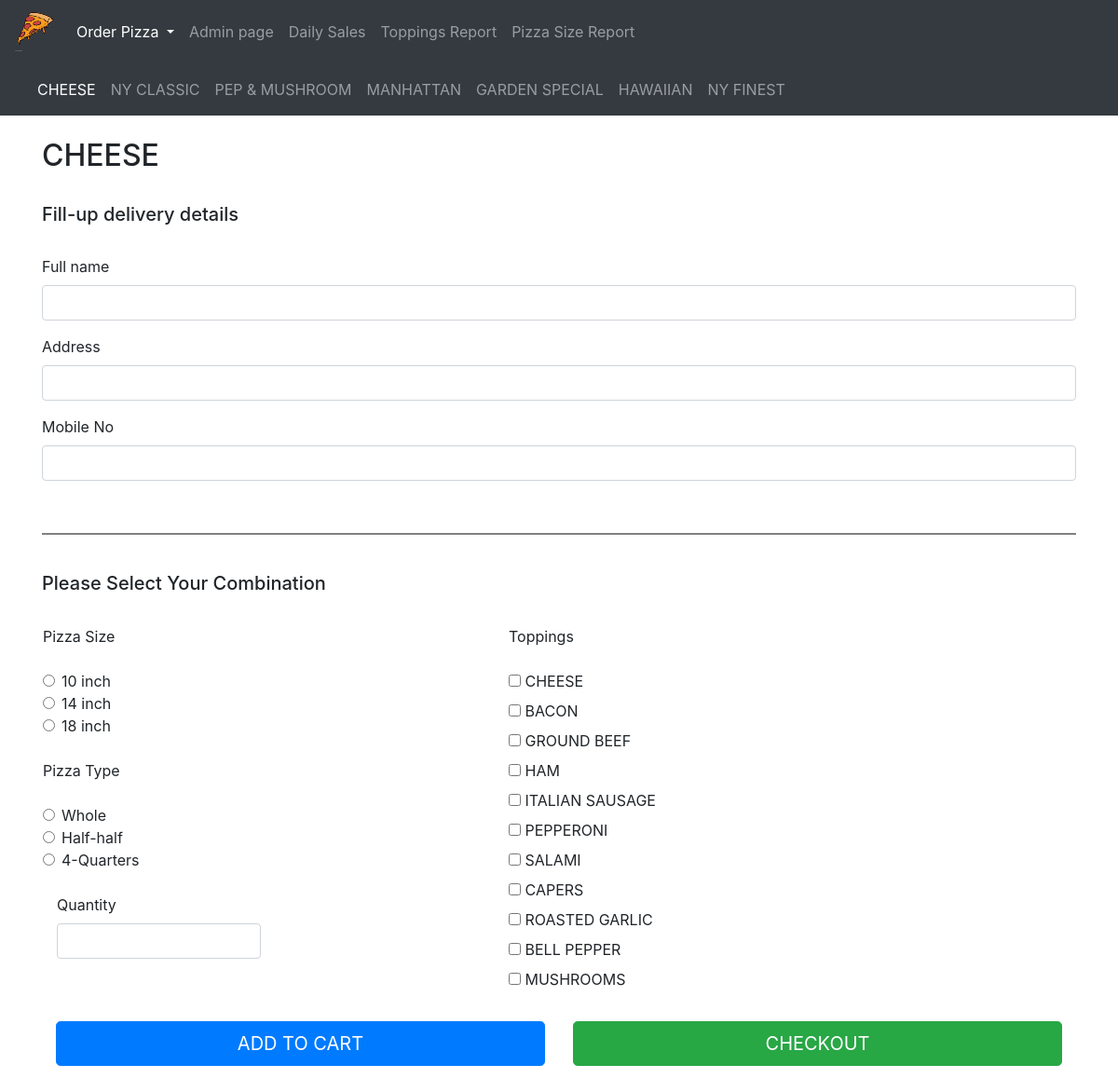
Page /classic.php?pizzaid=1 on the committed database.
### tables this page shows
CREATE TABLE IF NOT EXISTS `pizza_info` (
  `info_id` int(11) NOT NULL,
  `info_name` varchar(255) NOT NULL,
  `info_class` int(11) NOT NULL
);

### classic.php (the view, shortened to what this page needs)
<?php
include('db_conf.php');
?>
<!DOCTYPE html>
<html lang="en">
<head>
	<link rel="stylesheet" href="https://maxcdn.bootstrapcdn.com/bootstrap/4.3.1/css/bootstrap.min.css">
</head>
<body>
	<nav class="navbar navbar-expand-sm bg-dark navbar-dark fixed-top-2">
		<a class="navbar-brand" href="index.php"><img src="pizza.png" alt="Smiley face" height="42" width="42"></a>
		<ul class="navbar-nav">
			<li class="nav-item dropdown active">
				<a class="nav-link dropdown-toggle" href="#" id="navbardrop" data-toggle="dropdown">
					Order Pizza
				</a>
			</li>
			<li class="nav-item">
				<a class="nav-link" href="admin.php">Admin page</a>
			</li>
			<li class="nav-item">
				<a class="nav-link" href="dailysales.php">Daily Sales</a>
			</li>
			<li class="nav-item">
				<a class="nav-link" href="toppingsreport.php">Toppings Report</a>
			</li>
			<li class="nav-item">
				<a class="nav-link" href="pizzasize.php">Pizza Size Report</a>
			</li>
		</ul>
	</nav>
	<?php
	$info = array();
	$result = mysqli_query($conn, "SELECT * FROM pizza_info where info_class in (1)");
	while($row = mysqli_fetch_assoc($result)){
		$info[] = $row;
	}
	?>
		<nav class="navbar navbar-expand-sm bg-dark navbar-dark">
			<ul class="navbar-nav">
				<?php
				foreach ($info as $val) {
					if($val['info_id'] == $_GET['pizzaid']){ ?>
						<li class="nav-item active">
						<?php }else{ ?>
							<li class="nav-item">
							<?php } ?>
							<a class="nav-link" href="#" onclick="changetab('?pizzaid=',<?php echo $val['info_id']?>)"><?php echo $val['info_name']?></a>
						</li>
					<?php } ?>
				</ul>
			</nav>
			<br>
	<div class="container">
		<?php
		function getName($conn){
			$sql = "SELECT a.info_name as info_name FROM pizza_info a
			Where a.info_id = '".$_GET['pizzaid']."'";
			$result = mysqli_query($conn, $sql);
			while($row = mysqli_fetch_assoc($result)){
				echo $row['info_name'];
			}
		}
		?>
		<h2><?php getName($conn) ?></h2>
		<form id="formid" action="submit.php" method="post">
			<br>
			<h5>Fill-up delivery details</h5>
			<br>
			<div class="form-group">
				<label for="fullname">Full name</label>
				<input type="text" name="fullname" id="fullname" class="form-control">
			</div>
			<div class="form-group">
				<label for="address">Address</label>
				<input type="text" name="address" id="address" class="form-control">
			</div>
			<div class="form-group">
				<label for="mobile">Mobile No</label>
				<input type="text" name="mobile" id="mobile" class="form-control">
			</div>
			<br>
			<hr style="border:1px solid gray">
			<br>
			<h5>Please Select Your Combination</h5>
			<br>
			<table width="100%">
				<tr>
					<td style="vertical-align: top;width: 500px">
						<h7>Pizza Size</h7><br><br>
						<div class="form-check">
							<input type="radio" id="10in" name="choose" value=1 class="form-check-input">
							<label for="10in" class="form-check-label">10 inch</label>
						</div>
						<div class="form-check">
							<input type="radio" id="14in" name="choose" value=2 class="form-check-input">
							<label for="14in" class="form-check-label">14 inch</label>
						</div>
						<div class="form-check">
							<input type="radio" id="18in" name="choose" value=3 class="form-check-input">
							<label for="18in" class="form-check-label">18 inch</label>
						</div>
						<br>
						<h7>Pizza Type</h7><br><br>
						<div class="form-check">
							<input type="radio" id="whole" name="choose2" value=1 class="form-check-input">
							<label for="whole" class="form-check-label">Whole</label>
						</div>
						<div class="form-check">
							<input type="radio" id="half" name="choose2" value=2 class="form-check-input">
							<label for="half" class="form-check-label">Half-half</label>
						</div>
						<div class="form-check">
							<input type="radio" id="quarters" name="choose2" value=3 class="form-check-input">
							<label for="quarters" class="form-check-label">4-Quarters</label>
						</div>
						<br>
						<div class="form-group col-md-6">
							<label for="qty">Quantity</label>
							<input type="text" name="qty" id="qty" class="form-control">
						</div>
					</td>
					<td style="vertical-align: top">
						<h7>Toppings</h7><br><br>
						<?php
						$infoextra = array();
						$result = mysqli_query($conn, "SELECT * FROM pizza_info where info_class in (3)");
						while($row = mysqli_fetch_assoc($result)){
							$infoextra[] = $row;
						}
						foreach ($infoextra as $value) {
							?>
							<input type="checkbox" id="<?php echo $value['info_name'] ?>" name="extra[]" value="<?php echo $value['info_id'] ?>">
							<label for="<?php echo $value['info_name'] ?>"><?php echo $value['info_name'] ?> &nbsp;&nbsp;&nbsp;&nbsp;<i class="fa fa-plus price">&nbsp;&nbsp;</i>
							</label>
							<br>
						<?php } ?>
					</td>
				</tr>
			</table>
			<br>
			<div class="form-inline">
				<div class="col-md-6">
					<button type="submit" name="submit" class="btn btn-primary btn-lg btn-block ">ADD TO CART</button>
				</div>
				<div class="col-md-6">
					<button type="button" onclick="checkout()" class="btn btn-success btn-lg btn-block">CHECKOUT</button>
				</div>
			</div>
			<br>	<br>
		</form>
	</div>
</body>
</html>

### rows in the picture
pizza_info: info_name "CHEESE"
pizza_info: info_name "NY CLASSIC"
pizza_info: info_name "PEP & MUSHROOM"
pizza_info: info_name "MANHATTAN"
pizza_info: info_name "GARDEN SPECIAL"
pizza_info: info_name "HAWAIIAN"
pizza_info: info_name "NY FINEST"
pizza_info: info_name "CHEESE"
pizza_info: info_name "BACON"
pizza_info: info_name "GROUND BEEF"
pizza_info: info_name "HAM"
pizza_info: info_name "ITALIAN SAUSAGE"
pizza_info: info_name "PEPPERONI"
pizza_info: info_name "SALAMI"
pizza_info: info_name "CAPERS"
pizza_info: info_name "ROASTED GARLIC"
pizza_info: info_name "BELL PEPPER"
pizza_info: info_name "MUSHROOMS"
